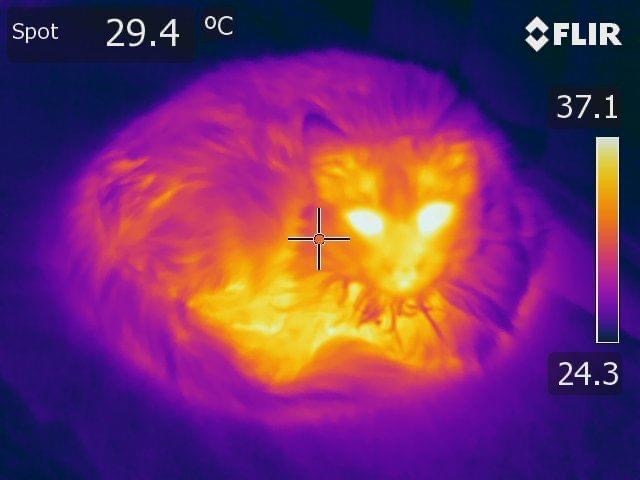
#> input picture Tests/FinalExam/FOP_Final_20769446/data/hotcat.jpg, 640 x 480 px
$ jupyter execute --allow-errors FOP_Final_studentID.ipynb
#> lines starting #> are read from the running program, lines starting #| are printed output that depends on the picture
# Final Assessment

### Name: Viola Landucci
### Student ID: 20769446
____

### Instructions:

* This Final Assessment has **Five Questions worth 50 Marks**.
* You should attempt **ALL QUESTIONS**
* Put your name and ID into the space above
* Rename the Notebook to include your Student ID before going any further...
* **You must answer within this Jupyter Notebook** and submit the saved notebook and data/code files to Blackboard.
* Supplied data files are in the **data** directory and can be viewed and edited through the Jupyter Notebook dashboard.
* You should also read the **Declaration of Originality** for this assessment - submitting your assessment indicates you agree to the Declaration.
* **When finished:**
  * Make sure the notebook and any edited files are saved
  * Zip the notebook, the Declaration and the data/code files together
  * **Upload the zipped bundle to Blackboard**

### Contents:

* [Question1](#Question-1)
* [Question2](#Question-2)
* [Question3](#Question-3)
* [Question4](#Question-4)
* [Question5](#Question-5)

___

### Question 1 - Data Types and Data Handling    (7 marks)

#### Question 1a (2 marks)

Using your name and student ID in the variables (below) write code to **create and print** an example of each of the following data types, built from name and studentID:
1. int, float and string **(1 mark)**
1. a list, a tuple and a set **(1 mark)**

[cell 1]
# answer Question 1a here... replace "None" with your code
studentID = "20769446"
name = "Viola"

myint = int(studentID)       # your ID as an integer
myfloat = float(studentID)       # make your ID into a float
mystring = name+studentID      # make a string of your name and ID together

mylist = [myint,myfloat,mystring, name]        # make a list of the four variables (above)
mytuple = (myint, myfloat, mystring, name)      # make a tuple of the four variables (above)
myset = {myint,studentID,mystring,name}         # make a set of the four variables (above)

print(mylist)
print(mytuple)
print(myset)

#### Question 1b (2 marks)

Given the initial lists provided, use **list comprehensions** to create the following new lists, then **print** them:

1. **incomprehensible1** = List of strings with sentences made up of a string from each of the lists who, di and what (e.g. John Cleese pined for the fjords)       **(1 mark)**
1. **incomprehensible2** = List of strings as above with each word in the sentence strings in title case (first letter of each word capitalised) (e.g. John Cleese Pined For The Fjords)  **(1 mark)**

[cell 2]
import random

who = ["John Cleese", "Terry Jones", "Terry Gilliam",
        "Michael Palin", "Graham Chapman","Eric Idle"]
did = ["pined for", "sang about", "fought", "argued about",
       "taunted", "ran away from", "ate"]
what = ["the fjords", "the lumberjack", "the Black Knight", "the dead parrot",
        "Knights of the Round Table", "the rabbit", "the wafer thin mint"]

whoWord = random.choice(who)
didWord = random.choice(did)
whatWord = random.choice(what)
combined = whoWord + " " + didWord + " " + whatWord

incomprehensible1 = []

incomprehensible1.append(whoWord)
incomprehensible1.append(didWord)
incomprehensible1.append(whatWord)

print("Incomprehensible 1:\n")
for i in incomprehensible1:
    print(i)

incomprehensible2 = []

incomprehensible2.append(whoWord.title())
incomprehensible2.append(didWord.title())
incomprehensible2.append(whatWord.title())

print("\nIncomprehensible 2:\n")
for i in incomprehensible2:
    print(i)

print("\nincomprehensible1:", incomprehensible1)
print("incomprehensible2:", incomprehensible2)

###### Question 1c (3 marks)

Using the **lumberjack.txt** script, process the text in the file, ignoring punctuation and the character's names (where they are an indication of who speaks the line in the sketch) to:
1. Print the number of words in the text that begin with "l","u","m","b","e","r" **(1 mark)**
1. Print the list of words from the result of the previous task, in order from most common to least common **(1 mark)**
1. Plot the frequency of the "l","u","m","b","e","r" words adding appropriate titles and labels   **(1 mark)**

Code all answers to **ignore case** unless stated in the question

[cell 3]
import sys
import matplotlib.pyplot as plt

punctuation = '~!@#$%^&*()_+{}|:"<>?`=[]\\;\',./'
lCounter = 0
uCounter = 0
mCounter = 0
bCounter = 0
eCounter = 0
rCounter = 0
words = []

filename = 'data/scripts/lumberjack.txt'       # supplied in zip file
#> (the rest of this cell did not finish here and is left out)

### * [Back to Top](#Contents)
____
### Question 2 - Arrays, Grids, Files and Plotting (15 marks)

#### Question 2a (5 marks)

Starting with the code below, modify and extend it to:

1. Ask the user for the size of the area and the number of bubbles, with validation of the inputs **(2 marks)**
1. Change the plotting code to use the bplot method, reducing repetition  **(1 mark)**
1. At the end of the code, print the number of bubbles that popped, the number that drifted and the number of iterations taken before they were all gone **(2 marks)**

[cell 4]
import random
import numpy as np
import matplotlib.pyplot as plt
#%matplotlib inline

class Bubble():
    size = 20
    def __init__(self, x, y):
        self.x = x
        self.y = y
        self.dx = random.randint(1,4) * random.choice([1,-1])
        self.dy = random.randint(1,4) * random.choice([1,-1])
        self.life = random.randint(10,15)

    def getstate(self):
        return (self.x, self.y, self.size, self.life)

    def tic(self):
        self.x += self.dx
        self.y += self.dy
        self.life -= 1

def bplot(b, s):
    plt.scatter(b, s, s=sizes)
    plt.xlim(0,size-1)
    plt.ylim(0,size-1)
    plt.pause(1)
    plt.clf()

size = int(input("size: "))
#> the answer given: 100
numbubbles = int(input("number of bubbles: "))
#> the answer given: 3

bubbles = []
for i in range(numbubbles):
    bubbles.append(Bubble(size/2, size/2))

totalPop = 0
totalDep = 0
count = 0

xvalues = [b.getstate()[0] for b in bubbles]
yvalues = [b.getstate()[1] for b in bubbles]
sizes = [b.getstate()[2] for b in bubbles]
bplot(xvalues, yvalues)
#> in bplot, `plt.pause(1)`:
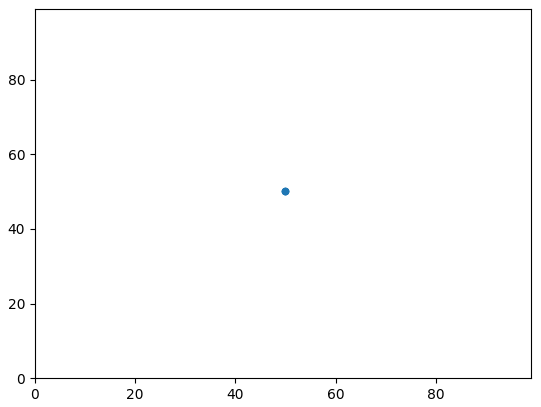
#> figure drawn by matplotlib, 1 panel

while bubbles:
    popped = []
    for i in range(len(bubbles)):
        b = bubbles[i]
        b.tic()
        gone = False
        state = b.getstate()
        if state[0] < 0 or state[0] >= size or state[1] < 0 or state[1] >= size:
            print("departed")
            gone = True
            totalDep += 1
        if state[3] < 0:
            print("pop!!")
            gone = True
            totalPop += 1
        if gone:
            popped.append(i)
    for j in range(len(popped)-1,-1, -1):
        bubbles.pop(popped[j])
    xvalues = [b.getstate()[0] for b in bubbles]
    yvalues = [b.getstate()[1] for b in bubbles]
    sizes = [b.getstate()[2] for b in bubbles]
    bplot(xvalues,yvalues)
    count +=1

print("Number of pops: " + str(totalPop))
print("number of drifts: " + str(totalDep))
print("number of iterations before all gone: " + str(count))

#### Question 2b (5 marks)

Based on the bubbly code in 2a, give a short explanation of:

1. How xvalues gets its values  **(1 mark)**
1. How the "life" of the bubble works **(1 mark)**
1. How the variation of bubble movement is implemented **(1 mark)**
1. How the popped/gone bubbles are identified, and why they are removed in reverse order  **(2 marks)**

[cell 5]
## Question 1:
# xvalues gets its values from getting the x values of an object from a list through the method called .getstate()

## Question 2:
# The bubbles life is a counter that is randomly assigned a number between 10 and 15.
# The counter decreases each loop and once it reaches 0 it pops ending the bubbles life.
# most bubbles pop at a different time since the counter is different for each object (unless randomly gets the same number)

## Question 3:
# When the bubble objects are being created, each bubble is assigned 2 different numbers (this is for just one courdinate, but it is done for both x and y),
# one for how fast the bubble moves, and one determining if it will move in a positive or negative direction, which are then minuet from eachother
# to get a value that will be added onto the x and y value each loop.

## Question 4:
# The pop/gone bubbles (the object) are added to a list when there counters have run out which allows them to be identified and later removed from the visual.
# They are removed in revers order so that when they do pop, they are not still on the visual screen.

#### Question 2c (5 marks)

Modify the below code to manipulate the image as follows:

1. Set up to have six images as subplots in a 2x3 grid, adding a title "RGB Oogie" over all the plots (initially show the original plot in each position) **(1 mark)**
1. Create a new image - **oogie_red** in the top left position to show the red channel of the rgb image (channel 0 of the third dimension) and recolour the image in **reds** by applying a colour map. High values should map to white, low values to dark red **(1 mark)**
1. Create **oogie_green** and **oogie_blue** in the top middle/right position to show the green and blue channels of the rgb image (channels 1 & 2 of the third dimension) and recolour the image in **green/blue** by applying a colour map. **(1 mark)**
1. Starting with the given histogram code, create a red histogram in the bottom left subplot. It should only show the red channel, and the plot  should be drawn in red **(1 mark)**
1. Create histograms for green and blue channels in the bottom middle/right subplots, coloured to match the channels **(1 mark)**

(There is a screenshot in the zip file to give an indication of what is expected)

[cell 6]
# answer Question 2c here...

import numpy as np
import matplotlib.pyplot as plt
import matplotlib.image as mpimg

oogie = mpimg.imread('data/hotcat.jpg')
#> oogie is the input picture: shape (480, 640, 3); mean R, G, B 113.6, 48.7, 104
# [4 lines of commented-out code are left out]

* [Back to Top](#Contents)
____
### Question 3 - Functions and Structured Data (10 marks)

#### Question 3a (1 mark)

List three (3) benefits of using functions and methods in your programs

*Answer for 3a...*

#### Question 3b (1 mark)

List two (2) differences between Pandas dataframes and numpy arrays.
 **(1/2 mark each)**

*Answer for 3b...*

#### Question 3c (6 marks)

Using the weather data file in the data directory:

1. Read in the data for Rainfall and Evaporation from the file, processing each line of the csv file to extract the required columns (do not use pandas or a csv reader method) **(2 marks)**
1. Add appropriate exception handling for the FileIO and conversion to numbers **(2 marks)**
1. Plot the Rainfall and Evaporation columns as a bar chart, adding axis labels and a plot title **(2 marks)**

*Answer for 3c...*

#### Question 3d (4 marks)

Using **pandas**, work with the weather data file in the data directory

Write code to:
1. Read in the data and print the dataframe **(1 mark)**
1. Print the descriptive statistics for minimum, maximum, 9am and 3pm temperatures **(1 mark)**
1. Plot the minimum, maximum, 9am and 3pm temperatures in a line chart, adding axis labels and a plot title **(1 mark)**
1. Plot the Rainfall and Evaporation columns as a bar chart, adding axis labels and a plot title, and changing the style of the plot  **(1 mark)**

Notes:
* Daily Weather Observations for Perth Airport, Western Australia for October 2021
* Prepared at 13:03 UTC on Monday  1 November 2021   IDCJDW6110.202110
* Copyright 2003 Commonwealth Bureau of Meteorology
* Some cloud observations are from automated equipment; these are somewhat different to those made by a human observer and may not appear every day.
* Observations were drawn from Perth Airport {station 009021}
* *Deleted these lines and degree symbols from file*

[cell 7]
# Answer for 3d
import pandas as pd

## * [Back to Top](#Contents)
____
### Question 4 - Scripting and Automation (6 marks)

#### Question 4a (4 marks)

A researcher is investigating the spread of disease in a population using the code below.

1.  Fix any errors in the code
1.	Add a figure title "SIR Model parameters: r -> rvalue , a -> avalue". Make sure it uses the values from the variables – don’t hard-code the numbers in the string. **(1 mark)**
1.	Add an x-axis label "Number of Days", and y-axis label "Number of People" **(1 mark)**
1.	Modify the colours and markers: **(2 marks)**
  1.	Susceptible people as a blue squares on a blue line
  1.	Infected people as a red circles on a red line
  1.	Recovered as green plus symbols

[cell 8]
# sirmodel.py: Simulate spread of disease through a population
#            using SIR model
#
# Based on SIR model:
#    Shiflet&Shiflet Module 4.3 Modeling the Spread of SARS
#    and https://www.youtube.com/watch?v=k6nLfCbAzgo
#

import matplotlib.pyplot as plot
import numpy as nup

Scur = 762   # number of people susceptible
Icur = 1     # number of people infected
Rcur = 0     # number of people recovered

trans_const = 0.00216   # infectiousness of disease r = kb/N
recov_rate = 0.5        # recovery rate a = 1/(# days infected)
simlength = 16          # number of days in simulation

resultarray = np.zeros((simlength+1,3)) # using floats as % of popn
resultarray[0,:] = Scur, Icur, Rcur     # record initial values

#> (the rest of this cell did not finish here and is left out)

#### Question 4b (2 marks)

**Parameter Sweeps**: Describe how you would need to modify the SIR code (above) and create driver code to investigate a selection of parameters and their affect on the spread of disease. Indicate the parameters you would select, and how you would indicate the range/combination of values

*Question 4b answer...*

* [Back to Top](#Contents)
____
### Question 5 - Object Orientation (10 marks)

#### Question 5a (4 marks)

The Engineering Trumps card series celebrates the contribution of engineers to society. An example is:

- Name: Grace Murray Hopper
- Description: Developed the COBOL programming language, invented the first computer programming compiler, popularised the term "debugging"
- Time since impact: 78 years
- Cool geek factor: 76%
- Impact in everyday life: 76%

Write an **EngCard** class code to hold this information. Create and print three cards as a test of your class. You should have methods for converting the class to a string, and getting data out of the object.

More examples can be found ...

[cell 9]
# code for 5a here

#### Question 5b (2 marks)

In a similar manner to 5a, provide code to define a class **MineCard** to represent Minecraft characters as objects. The class should include:

- Name: Killer Bunny
- Description: The Killer Bunny is so rare that it only appears if you type a special command! You'll want to think twice before doing that, because as soon as the Bunny claps its awful red eyes on any player it's hopping in for the kill!
- Height: 0.5 blocks
- Width: 0.4 blocks
- Attack: 8
- Health: 8
- Rating: 42

Create and print three cards as a test of your class. You should have methods for converting the class to a string, and getting data out of the object.

[cell 10]
# code for 5b here

#### Question 5c (4 marks)

Now provide code to:
- Build a deck of cards of one or the other card types above (5a, 5b) **(1 mark)**
- Populate the deck from given files/images, and/or make up your own  **(1 mark)**
- Randomly choose two cards from the deck **(1 mark)**
- Randomly choose an attribute for the card to battle on and declare a winner **(1 mark)**

Show at least two "rounds" of the game in your code.

**Bonus marks:** for using inheritance throughout Question 5 - but it's not required **(2 marks)**

[cell 11]
# code for 5c here

* [Back to Top](#Contents)
____
## One Last thing...
Copy and paste the version information for packages in this cell, and into your README file. You generate it by running the code in the cell below... **(1 mark deducted if no README)**

My package version information is:

* pandas==0.23.4 (example)
* numpy==1.15.1 (example)
* matplotlib==2.2.3 (example)

[cell 12]
import pkg_resources
# don't change this code
# list packages to show your environment
# from https://stackoverflow.com/questions/40428931/package-for-listing-version-of-packages-used-in-a-jupyter-notebook
root_packages = ['pandas', 'numpy', 'matplotlib']
# print versions, but check if package is imported first
# syntax error fix from Piazza post @546
# 4
for m in pkg_resources.working_set:
    if m.project_name.lower() in root_packages:
        print(m.project_name, "==", m.version)
